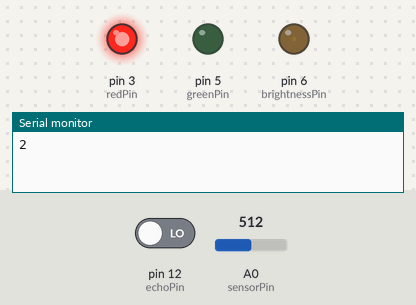
A sketch run on a simulated Arduino Uno, built with avr-gcc and run on an emulated ATmega328P. Shown: output pins drawn as LEDs (lit = HIGH), the last lines printed to the serial monitor. The inputs (shaded band) are chosen by the test bench; at power-on: A0 (sensorPin) = 512, pin 12 (echoPin) LOW. Pins used as bus, display or sensor lines are not drawn.

Above: at 1.2 s.
1.3 s: A0 (sensorPin) set to 716
At 3.7 s:
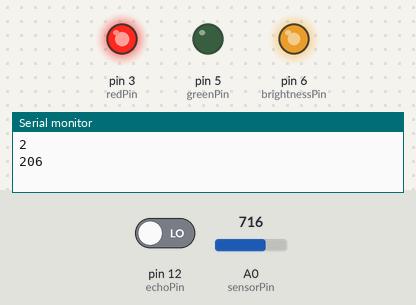
4.5 s: A0 (sensorPin) set to 900
At 7.7 s:
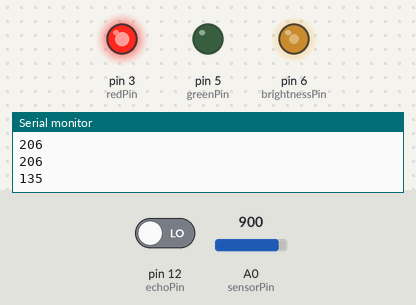
8.5 s: A0 (sensorPin) set to 122
At 11.6 s:
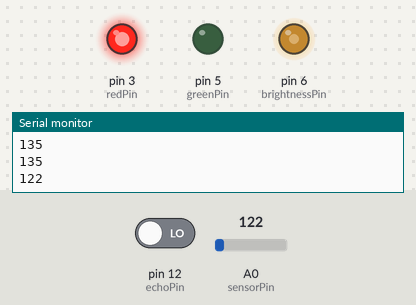
12.5 s: A0 (sensorPin) set to 0
At 15.6 s:
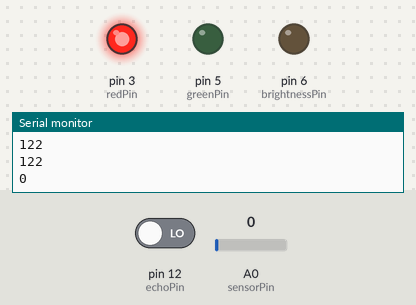
Timing chart, 0 to 17.1 s (numbered marks = the images above; inputs shaded):
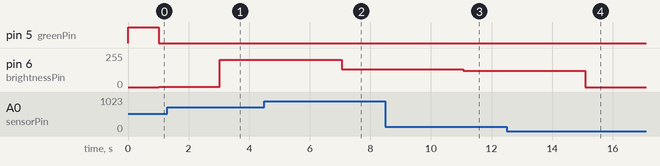

Measured:
- after the input at 1.3 s, pin 6 (brightnessPin): 2/255 → 206/255 after 1.7 s
- after the input at 4.5 s, pin 6 (brightnessPin): 206/255 → 135/255 after 2.5 s
- after the input at 8.5 s, pin 6 (brightnessPin): 135/255 → 122/255 after 2.6 s
- after the input at 12.5 s, pin 6 (brightnessPin): 122/255 → 0/255 after 2.6 s

The sketch:

sketch_lab3_part2.ino
```cpp
const int sensorPin = A0;   // Pin for photocell

const int trigPin = 13;     // Trig pin for range finder
const int echoPin = 12;     // Echo pin for range boi

const int redPin = 3;
const int greenPin = 5;
const int brightnessPin = 6;

int sensorVal = 0;
int numVal = 0;
#include <math.h>

void setup() {
  pinMode(redPin,OUTPUT);
  pinMode(greenPin,OUTPUT);
  pinMode(brightnessPin, OUTPUT);

  digitalWrite(redPin, HIGH);
  digitalWrite(greenPin, HIGH);
  digitalWrite(brightnessPin, LOW);

  pinMode(trigPin, OUTPUT);
  pinMode(echoPin, INPUT);

  Serial.begin(9600);
}

void loop() {
  sensorVal = analogRead(sensorPin);    // Gets val from photo

  float duration, distance;
  numVal = sensorVal % 255;
  Serial.println(numVal);

  digitalWrite(trigPin, LOW);
  delay(2);
  digitalWrite(trigPin, HIGH);
  delay(10);
  digitalWrite(trigPin,LOW);

  duration = pulseIn(echoPin, HIGH);
  distance = (duration / 2) * 0.0344;
  float twoBalls = 255;
  float newDist =  fmod(distance, twoBalls);

  if(newDist < 126){
    digitalWrite(greenPin, LOW);
    digitalWrite(redPin, HIGH);
    analogWrite(brightnessPin, numVal);
    delay(1000);
  }else{
    digitalWrite(greenPin, HIGH);
    digitalWrite(redPin, LOW);
    analogWrite(brightnessPin, numVal);
    delay(1000);
  }
}
```
